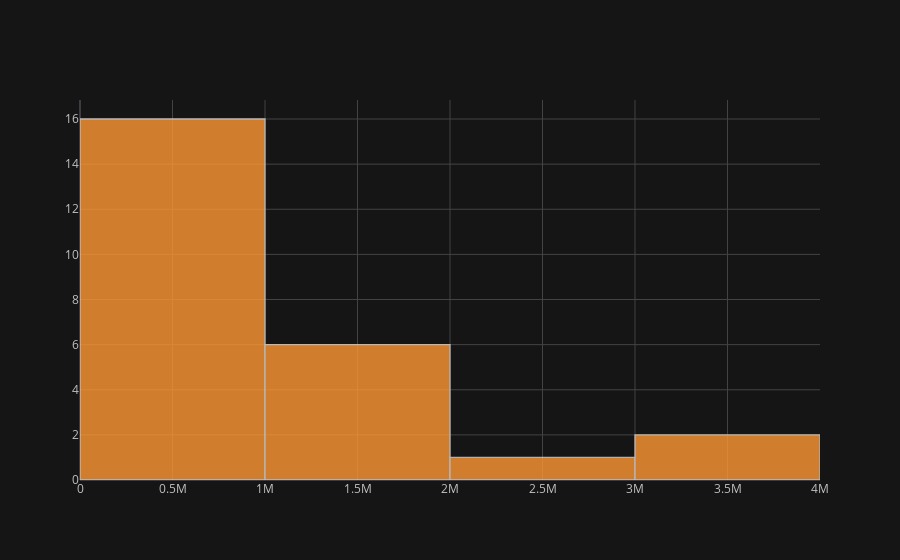

The notebook cell this image was saved under:
### Code cell
country['Deaths'].sum().iplot(kind='histogram')

### Figure 1 — Plotly figure (JSON) as saved in the notebook; plotly's stock layout.template omitted (floating-point values rounded to 4 significant figures)
{"data": [{"histfunc": "count", "histnorm": "", "marker": {"color": "rgba(255, 153, 51, 1.0)", "line": {"color": "#D9D9D9", "width": 1.3}}, "name": "Deaths", "opacity": 0.8, "orientation": "v", "type": "histogram", "uid": "fe2dfb63-1640-4622-9818-cc58bcc986e4", "x": [62149, 1040600, 144337, 187500, 66996, 700, 1737800, 2800720, 176000, 1040600, 73905, 1243400, 4661, 13325, 18060, 1180, 89235, 665706, 3394369, 1250000, 9726, 800, 3271844, 1011687, 117465]}], "layout": {"barmode": "overlay", "legend": {"bgcolor": "#151516", "font": {"color": "#D9D9D9"}}, "paper_bgcolor": "#151516", "plot_bgcolor": "#151516", "title": {"font": {"color": "#D9D9D9"}}, "xaxis": {"gridcolor": "#434343", "showgrid": true, "tickfont": {"color": "#C2C2C2"}, "title": {"font": {"color": "#D9D9D9"}, "text": ""}, "zerolinecolor": "#666570"}, "yaxis": {"gridcolor": "#434343", "showgrid": true, "tickfont": {"color": "#C2C2C2"}, "title": {"font": {"color": "#D9D9D9"}, "text": ""}, "zerolinecolor": "#666570"}}}
